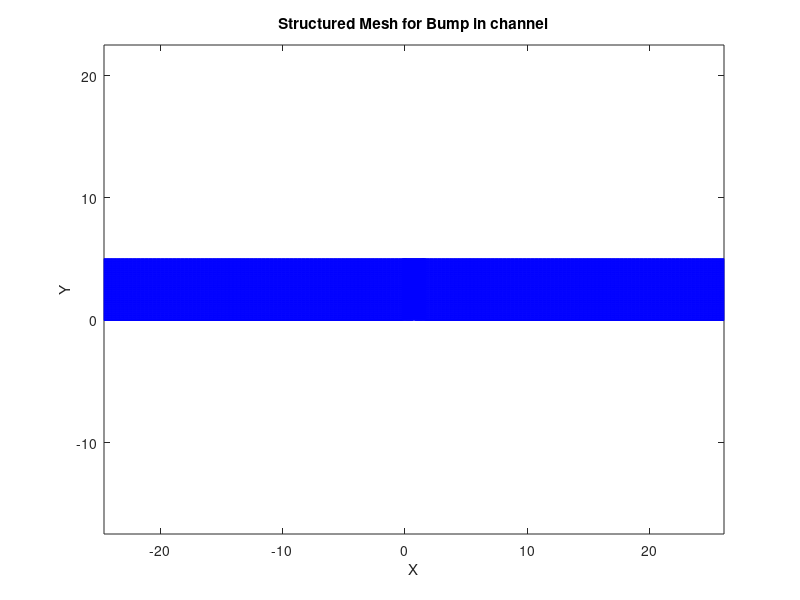

The MATLAB source for this figure:
%Grid with geometrical inflation layer for bump in channel problem
%clear all
close all
clc
tic

%boundary layer thickness estimation
Re=3e6;%Reynolds Number
x_lenght=1.5;%lenght of the plate
d99=(0.35*x_lenght)/(Re^(1/5)) + 0.05*2;%boundary layer estimation

y_wall =3.8e-4;%Non dimensional wall distance
y_h=2*y_wall;%height of the first cell
inf_layer_N = 15;% Number of layers
%d99=1.0230;%height of the boundary layer

%%% Computig geometrical growth factor
inf_layer_G=0.00001;%Geometrical factor 
y_t=0;%Boundary layer height
while y_t<=d99
    inf_layer_G=inf_layer_G+0.00001;
    y_t=y_h*((1-inf_layer_G^inf_layer_N)/(1-inf_layer_G));
end    

l_x = 50; % length in X
l_y = 5; % length in Y
n_x = 354;  % number of grid points in X
n_y =162;  % number of grid points in Y

or_plate=[0 0];%origin of the plate X,Y
len_plate=1.5;%len of the plate
p_farfield_l=or_plate(1)- 0.5*(l_x-len_plate);%position of the left farfield
p_farfield_r=or_plate(1)+len_plate+ 0.5*(l_x-len_plate);%position of the right farfield
p_farfield_t=or_plate(2)+l_y;%position of the top farfield

%Creating X steps with refinement at the leading and  trailing edges

%refinement in the leading and trailing edges with inflation layers x
%direction
inf_layer_Nx=30;%simetrical ,for trailling and leading,proposed
x_h=4*y_h;%first  x step  from leading and trailling egdes
inf_layer_G_ed=1.05;%G factor for inflation layer at the edges

%leading edge
x_plate_led=zeros(1,1+2*inf_layer_Nx);%vector for define steps in leading edge
x_plate_led(21)=or_plate(1);%defining grid point for leading edge
sum_layer_x=0;%len of the inflation layer
%loop for define gridpoints in leading edge
for i =0:inf_layer_Nx-1
    sum_layer_x=sum_layer_x-x_h*inf_layer_G_ed^i;
    x_plate_led(inf_layer_Nx-i)=sum_layer_x;
    x_plate_led(inf_layer_Nx+2+i)=-sum_layer_x;
end
    
%trailling edge
x_plate_trl=zeros(1,1+2*inf_layer_Nx);%vector for define steps in trailling edge
x_plate_trl(inf_layer_Nx+1)=or_plate(1)+len_plate;%defining grid point for trailing edge
sum_layer_x=0;% inflation layer position
%loop for define gridpoints in leading edge
for i =0:inf_layer_Nx-1
    sum_layer_x=sum_layer_x-x_h*inf_layer_G_ed^i;
    x_plate_trl(inf_layer_Nx-i)=x_plate_trl(inf_layer_Nx+1)+sum_layer_x;
    x_plate_trl(inf_layer_Nx+2+i)=x_plate_trl(inf_layer_Nx+1)-sum_layer_x;
end

%portion of the grid in x between the 2 inflation layers
%this portion of the plate has the maximum step that have the inflation
%layers at the edges.

dx_int=x_plate_trl(2*inf_layer_Nx+1)-x_plate_trl(2*inf_layer_Nx);%maximum step in inflation layer
len_int_plate=x_plate_trl(1)-x_plate_led(2*inf_layer_Nx+1);%lenght in the intermediate zone of the plate
gp_int_plate= round(len_int_plate/dx_int);%number of grid points in the interior of the plate
dx_int=len_int_plate/gp_int_plate;%recomputing step in the interior of the plate


x_plate_int=zeros(1,gp_int_plate+1);%number of grids in the interior of the plate 
x_plate_int(1)=x_plate_led(2*inf_layer_Nx+1);
for i =2:gp_int_plate+1
    x_plate_int(i)=x_plate_int(i-1)+dx_int;
end

%number of grid points from edge inflation layers to farfields per side
gp_edf=0.5*(n_x - (4*inf_layer_Nx + gp_int_plate));


%distance from farfield to inflation layers
if x_plate_led(1) - p_farfield_l == p_farfield_r- x_plate_trl(2*inf_layer_Nx+1)
    len_ff=x_plate_led(1) - p_farfield_l;
else 
    printf("Error in  the mesh")
end 
 
%size of step from farfields to inflation layers
dx_ff= len_ff/gp_edf;

%grid portion from left farfield to leading inflation layer
x_grid_lft= zeros(1,gp_edf+1);
x_grid_lft(1)=p_farfield_l;
for i=2:gp_edf+1
    x_grid_lft(i)= x_grid_lft(i-1)+dx_ff;
end

%grid portion from trailling inflation layer to right farfield
x_grid_rgt= zeros(1,gp_edf+1);
x_grid_rgt(1)=x_plate_trl(2*inf_layer_Nx+1);
for i=2:gp_edf+1
    x_grid_rgt(i)= x_grid_rgt(i-1)+dx_ff;
end

x_grid_vector=[x_grid_lft x_plate_led(2:2*inf_layer_Nx+1) x_plate_int(2:gp_int_plate+1) x_plate_trl(2:2*inf_layer_Nx) x_grid_rgt];

y=zeros(size(x_grid_vector));
%plot(x_grid_vector, y, 'o', 'MarkerSize', 8, 'MarkerFaceColor', 'r');

fprintf("Grid points in the plate")
disp(2*inf_layer_Nx+gp_int_plate)

%inflation layer in Y direction
for i = 1:length(x_grid_vector)
    if x_grid_vector(i)>0.3
        b_1=i;
        break
    end    
end

for i = 1:length(x_grid_vector)
    if x_grid_vector(i)>1.2
        b_2=i-1;
        break
    end
end


for i = b_1:b_2
    y(i) = 0.05*(sin(pi*x_grid_vector(i)/0.9 - (pi/3.)))^4;%comment this line for a flat mesh
end

% Matrix that will store the X coordinates of the mesh
X = zeros(n_y+1, n_x+1);
% Storing X coordinates, constant step
for i = 1:n_x+1
    X(:, i) = x_grid_vector(i);
end


% Initial matrix that will store the Y coordinates of the mesh
Y_t = zeros(n_y+1, n_x+1);
%defining the Y coordinates for the bump
for i = 1:n_x+1
    Y_t(1, i) = y(i);
    Y_t(2,i)=Y_t(1, i)+y_h;
end

% Storing Y coordinates for the inflation boundary layer
for i = 3:inf_layer_N+1
    for j = 1:n_x+1
        Y_t(i, j) = Y_t(i-1, j) + y_h*inf_layer_G^(i-2);
    end
end

% Storing Y coordinates for the rest of the mesh
dy_f_d = 0;          % dynamic y-step
max_y = max(y);      % maximum value of Y
for i = inf_layer_N+2:n_y+1
    for j = 1:n_x+1
        dy_f_d = (l_y - (y(j) + Y_t(inf_layer_N+1,1)))/(n_y-inf_layer_N);
        Y_t(i, j) = Y_t(i-1, j) + dy_f_d;
    end
end

Y = zeros(size(Y_t));

k = 0;
for i = 1:n_y+1
    for j = 1:n_x+1
        Y(i, j) = Y_t(n_y+1-k, j);
    end
    k = k + 1;
end

clear Y_t;
% Adding ghost cells
X_2= zeros(size(X)+2);
Y_2= zeros(size(Y)+2);

for i= 2:n_y+2
    for j=2:n_x+2
        X_2(i,j)=X(i-1,j-1);
        Y_2(i,j)=Y(i-1,j-1);
    end 
end
X_2(:,1)=X_2(:,2)-(X_2(:,3)-X_2(:,2));
X_2(1,:)=X_2(2,:);
X_2(:,n_x+3)=X_2(:,n_x+2)+(X_2(:,n_x+2)-X_2(:,n_x+1));
X_2(n_y+3,:)=X_2(n_y+2,:);

Y_2(:,1)=Y_2(:,2);
Y_2(:,n_x+3)=Y_2(:,n_x+2);
Y_2(1,:)=Y_2(2,:)+(Y_2(2,:)-Y_2(3,:));

for i=1:n_x+3
    Y_2(n_y+3,i)=Y_2(n_y+3,i)-(Y_2(n_y+1,i)-Y_2(n_y+2,i));
end

Y_2(n_y+3,:)=Y_2(n_y+2,:)-(Y_2(n_y+1,:)-Y_2(n_y+2,:));

clear X;
clear Y;
X=X_2;
Y=Y_2;
clear X_2;
clear Y_2;

% ghost cells Created

%save('mesh_bumpchannel.mat', 'X', 'Y');

if size(X)==size(Y)
    size_mesh=size(X);
else
    fprintf("Size of matrices X and Y is not the same \n")
end

fprintf("number of grid points in X = ")
disp(size_mesh(2)-3)
fprintf("number of grid points in Y = ")
disp(size_mesh(1)-3)
fprintf("number of cells =")
disp((size_mesh(1)-3)*(size_mesh(2)-3))

figure(1);
% Plot vertical lines (constant j)
plot(X, Y, 'Color', 'b', 'LineWidth', 0.5);
hold on;
% Plot horizontal lines (constant i)
plot(X', Y', 'Color', 'b', 'LineWidth', 0.5);
axis equal;
xlabel('X');
ylabel('Y');
title('Structured Mesh for Bump in channel');

toc
